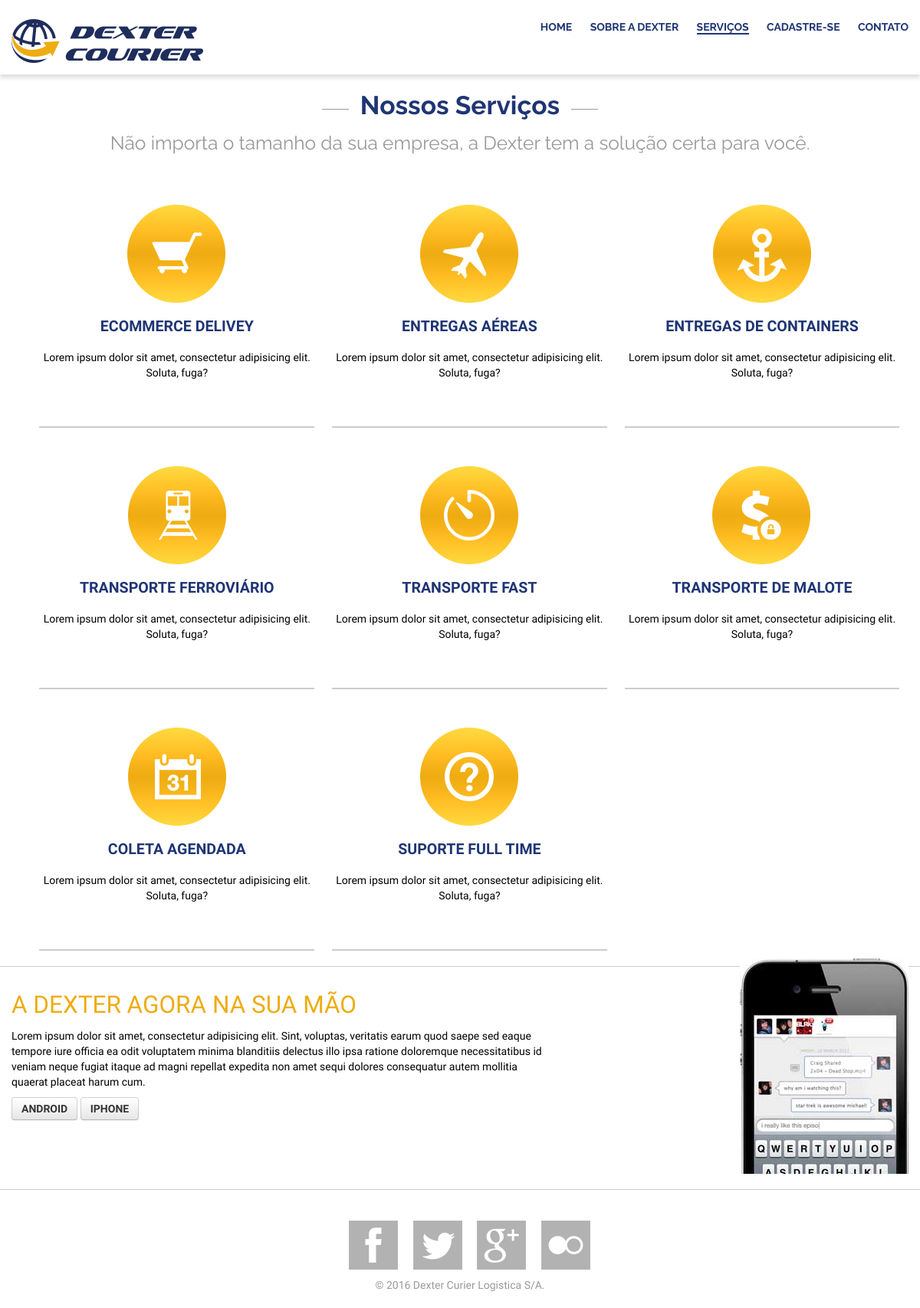
/752/files/web01/apache/dexter/servicos.php, run on the app's committed database.
### tables this page shows
CREATE TABLE `servicos` (
  `id` int(11) NOT NULL AUTO_INCREMENT,
  `nome` varchar(200) DEFAULT NULL,
  `descricao` varchar(200) DEFAULT NULL,
  `url_icone` varchar(200) DEFAULT NULL,
  `home` tinyint(1) DEFAULT NULL,
  `ip` varchar(2) DEFAULT NULL,
  PRIMARY KEY (`id`)
);

### 752/files/web01/apache/dexter/include/banco.php (called while the page is built, shortened)
<?php
	function listar($tabela, $campos = "*", $onde=null, $filtro=null, $ordem=null, $limite=null){
                $sql = "select $campos from $tabela";
                if( $onde ){
                        $sql .= " where $onde";
                }elseif( $filtro ){
                        $sql .= " where $filtro";
                }
                $registros = [];
				$link = mysqli_connect ( 'proxy.dexter.com.br', 'suporte', '4linux', 'dexter500') or die ("Cloud not connect to mysql");
                $query = mysqli_query( $link, $sql );
				while($registro = mysqli_fetch_array($query)){
                   $registros[] = $registro;
                }
                return $registros;
 }

### 752/files/web01/apache/dexter/servicos.php (the view, shortened to what this page needs)
<!doctype html>
<html dir="ltr" lang="pt-BR">
<head>
    <link rel="stylesheet" href="css/style.css">
</head>
<body>
    <header class="header">
       <?php require 'template/topo.php' ?>
    </header>
    <section class="servicos">
        <div class="container content">
            <div class="title center">
                <h1>Nossos Serviços</h1>
                <h3>Não importa o tamanho  da sua empresa, a Dexter tem a solução certa para você.</h3>
            </div>
            <ul>
                <?php
            		$registros = listar('servicos','*',"home= 0");
            		foreach( $registros as $registro ):
	            ?>
                <li>
                        <a href="#"><img src="<?php echo $registro['url_icone'];?>" alt="">
                        <h2><?php echo $registro['nome'];?></h2>
                        <p><?php echo $registro['descricao'];?></p></a>
                </li>
                <?php endforeach; ?>
            </ul>
        </div>
    </section>
    <section class="mobile">
        <div class="container">
            <h2>A Dexter agora na sua mão</h2>
            <p>Lorem ipsum dolor sit amet, consectetur adipisicing elit. Sint, voluptas, veritatis earum quod saepe sed eaque tempore iure officia ea odit voluptatem minima blanditiis delectus illo ipsa ratione doloremque necessitatibus id veniam neque fugiat itaque ad magni repellat expedita non amet sequi dolores consequatur autem mollitia quaerat placeat harum cum.</p>
            <a href="#" class="btn btn-yellow">Android</a>
            <a href="#" class="btn btn-yellow">iPhone</a>
            <img src="img/iphone.jpg" alt="Dexter Mobile" class="phone">
        </div>
    </section>
    <footer class="footer">
       <?php require 'template/rodape.php' ?>
    </footer>
</body>
</html>

### 752/files/web01/apache/dexter/include/css/style.css (style rules this page uses)
body { margin: 0; padding: 0; background: #F5F5F5; color: #555; font-family: 'Open Sans', sans-serif; font-weight: 300; }
.container { width:980px; margin: 0 auto; display: block; }
.center { text-align: center; }
img { max-width: 100%; }
.content { margin-top: 20px; }
.header { width: 100%; background-color: white; padding: 15px; overflow: hidden; box-sizing: border-box; -webkit-box-shadow: 0 5px 5px rgba(0,0,0,.12); -moz-box-shadow: 0 5px 5px rgba(0,0,0,.12); box-shadow: 0 5px 5px rgba(0,0,0,.12); }
.title { font-family: 'Raleway', sans-serif; }
.title h1 { font-size: 2.4em; position: relative; display: inline; color: #1f3574; }
.title h1:before, .title h1:after { content:''; background-color: rgba(0,0,0,.4); width: 35px; height: 1px; position: absolute; top:25px; }
.title h1:before { left: -50px; }
.title h1:after { right: -50px; }
.title h3 { font-weight: normal; color: #999; }
.servicos ul { padding: 0; list-style: none; }
.servicos li { width: 31.33%; margin: 0 1%; padding: 50px 0; float: left; text-align: center; border-bottom: 2px solid #ccc; -webkit-transition: all 200ms linear; -moz-transition: all 200ms linear; -ms-transition: all 200ms linear; -o-transition: all 200ms linear; transition: all 200ms linear; }
.servicos li a { text-decoration: none; color: inherit; display: block; }
.servicos h2 { font-size:1.4em; text-transform: uppercase; font-weight: 600; color: #1f3574; }
.mobile { width: 100%; height: 250px; float: left; display: block; margin: 20px 0; padding: 20px 0; border-bottom: 1px solid #ccc; border-top: 1px solid #ccc; background-color: #fff; }
.mobile h2 { text-transform: uppercase; font-weight: normal; color: #eeac12; }
.mobile h2, .mobile p { width: 60%; }
.mobile .container { position: relative; }
.mobile .phone { position: absolute; top: -31px; right: 0; }
.footer { width: 100%; float: left; padding: 20px 0; text-align: center; color: #999; }
.btn { background-color: #1f3574; text-transform: uppercase; color: #fff; text-decoration: none; padding: 10px 25px; font-weight: 700; border:0; font-size: 1em; }
.btn-yellow { background-color: #eeac12; border: 2px solid #eeac12; }

### data on the page
servicos: url_icone (picture), nome "ECOMMERCE DELIVEY", descricao "Lorem ipsum dolor sit amet, consectetur adipisicing elit. Soluta, fuga?"
servicos: url_icone (picture), nome "ENTREGAS AÉREAS", descricao "Lorem ipsum dolor sit amet, consectetur adipisicing elit. Soluta, fuga?"
servicos: url_icone (picture), nome "ENTREGAS DE CONTAINERS", descricao "Lorem ipsum dolor sit amet, consectetur adipisicing elit. Soluta, fuga?"
servicos: url_icone (picture), nome "TRANSPORTE FERROVIÁRIO", descricao "Lorem ipsum dolor sit amet, consectetur adipisicing elit. Soluta, fuga?"
servicos: url_icone (picture), nome "TRANSPORTE FAST", descricao "Lorem ipsum dolor sit amet, consectetur adipisicing elit. Soluta, fuga?"
servicos: url_icone (picture), nome "TRANSPORTE DE MALOTE", descricao "Lorem ipsum dolor sit amet, consectetur adipisicing elit. Soluta, fuga?"
servicos: url_icone (picture), nome "COLETA AGENDADA", descricao "Lorem ipsum dolor sit amet, consectetur adipisicing elit. Soluta, fuga?"
servicos: url_icone (picture), nome "SUPORTE FULL TIME", descricao "Lorem ipsum dolor sit amet, consectetur adipisicing elit. Soluta, fuga?"

### other printed values
$pagina['label'] "HOME"
$pagina['label'] "SOBRE A DEXTER"
$pagina['label'] "SERVIÇOS"
$pagina['label'] "CADASTRE-SE"
$pagina['label'] "CONTATO"
